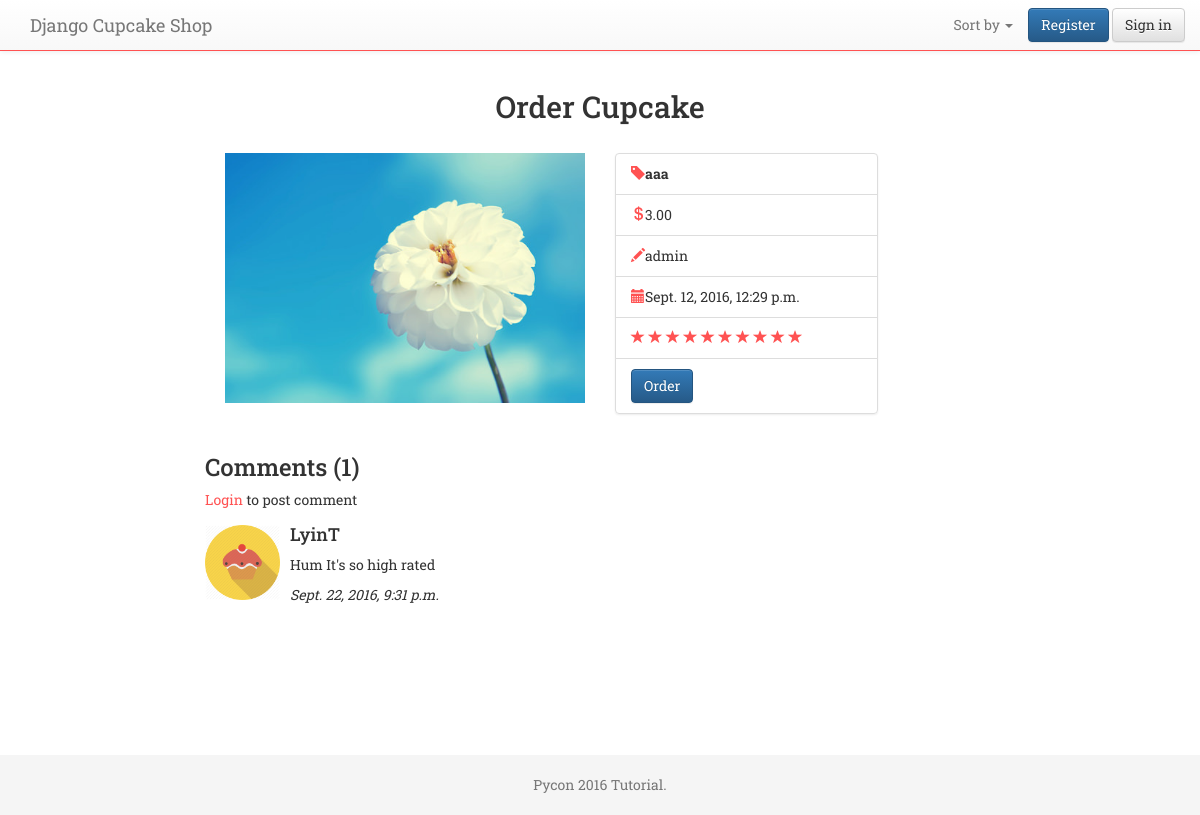
Screenshot of /cupcake/7/ with the database file from the repository.
### menu/models.py (models this page shows, shortened)
class Cupcake(models.Model):
    name = models.CharField(max_length=200)
    price = models.CharField(max_length=20)
    rating = models.FloatField()
    image = models.ImageField(upload_to='images/cakes')
    writer =models.ForeignKey(User)
    createdAt = models.DateTimeField(default=timezone.now)

class Comment(models.Model):
    post = models.ForeignKey(Cupcake, related_name='comments')
    writer = models.ForeignKey(User)
    text = models.TextField()
    created_date = models.DateTimeField(default=timezone.now)
    approved_comment = models.BooleanField(default=False)

### menu/views.py (the view)
# urls.py: url(r'^cupcake/(?P<pk>\d+)/$', views.cupcake_detail, name='cupcake_detail'),
def cupcake_detail(request, pk):
    cake = get_object_or_404(Cupcake, pk=pk)
    if request.method == 'POST':
        form = CommentForm(request.POST)
        if form.is_valid():
            comment = form.save(commit=False)
            comment.post = cake
            comment.writer = request.user
            comment.approved_comment = True
            comment.save()
            return redirect('menu:cupcake_detail', pk=cake.pk)
    else:
        form = CommentForm()
    context = {'cake':cake, 'form':form}
    return render(request, 'menu/detail.html', context)

### accounts/templatetags/menu_extras.py (called while the page is built)
@register.filter
def get_range(value):
    return range(int(value))

### menu/templates/menu/detail.html (shortened to what this page needs)
{% extends 'menu/base.html' %}
{% load staticfiles %}
{% load menu_extras %}
{% block content %}
  <div class="container">
    {% if cake %}
    <h2 class="text-center">Order Cupcake</h2>
    <div class="row">
      <div class="col-xs-12 col-sm-6 col-md-4 col-lg-4 col-md-offset-2 col-md-lg-2">
        <div class="card">
        <div class="card-img-top">
          <div class="image" style="background-image: url({{ cake.image.url }});"></div>
        </div>
        </div>
      </div>
      <div class="col-xs-12 col-sm-6 col-md-3 col-lg-3">
          <div class="card">
        <ul class="list-group">
          <li class="list-group-item"><span class="glyphicon glyphicon-tag"></span><strong>{{cake.name}}</strong></li>
          <li class="list-group-item"><span class="glyphicon glyphicon-usd"></span>{{cake.price}}</li>
          <li class="list-group-item"><span class="glyphicon glyphicon-pencil"></span>{{cake.writer}}</li>
          <li class="list-group-item"><span class="glyphicon glyphicon-calendar"></span>{{cake.createdAt}}</li>
          <li class="list-group-item">
            {% for i in cake.rating|get_range %}
            <span class="glyphicon glyphicon-star" area-hidden="true"></span>
            {% endfor %}
          </li>
          <li class="list-group-item">
            <button type="button" class="btn btn-primary" data-toggle="modal" data-target="#myModal">
              Order
            </button>
             </li>
        </ul>
      </div>
    </div>
    </div>
    {% else %}
    <h2 class="text-center">No Cupcake found :(</h2>
    {% endif %}
  </div>
<div class="row">
  <div class="col-xs-12 col-sm-6 col-md-7 col-lg-7 col-md-offset-3 col-lg-offset-2">
    <h3>Comments ({{ cake.comments.count }})</h3>
    {% if user.is_authenticated %}
    <form method="POST">{% csrf_token %}
      <div class="form-group">
        <input type="text" name="{{ form.text.html_name }}" class="form-control" placeholder="Write comment">
      </div>
      <button type="submit" class="btn btn-default">Submit</button>
    </form>
    {% else %}
    <p><a href="{% url 'accounts:login' %}">Login</a> to post comment</p>
    {% endif %}
    {% for comment in cake.comments.all %}
      {% if comment.approved_comment %}
      <div class="media">
        <div class="media-left">
          <a href="#">
            <img class="media-object" src="{% static 'menu/images/avatar.png' %}" alt="" style="width: 75px;">
          </a>
        </div>
        <div class="media-body">
          <h4 class="media-heading">{{ comment.writer }}</h4>
          <p>{{ comment.text|linebreaks }}</p>
          <i>{{ comment.created_date }}</i>
        </div>
      </div>
      {% endif %}
      {% empty %}
      <p>No comments here yet :(</p>
    {% endfor %}
  </div>
</div>
{% endblock %}

### menu/static/menu/css/style.css (style rules this page uses)
body { font-family: "Roboto Slab","Helvetica", "Arial", sans-serif;; padding-top: 70px; }
.card { margin: 2rem auto; }
.image { width: 100%; height: 250px; padding-bottom: 50%; transition: 0.1s linear; background-image: url(http://www.freeallimages.com/wp-content/uploads/2014/09/space-cat-wallpaper-5.jpg); background-size: cover; background-position: center center; }
.glyphicon { color:#FF5252; }
a { color: #FF5252; }

### rows the page displays
Cupcake: image (picture), name "aaa", price "3.00", writer "admin", createdAt "Sept. 12, 2016, 12:29 p.m.", rating 10 (drawn), comments.count "1"
Comment: approved_comment True (drawn), writer "LyinT", text "Hum It's so high rated", created_date "Sept. 22, 2016, 9:31 p.m."
